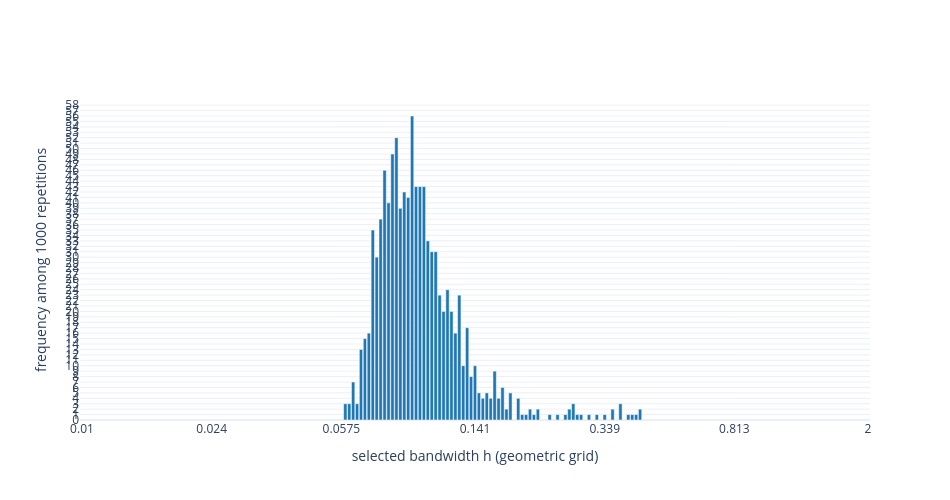

The cell this chart's notebook holds for it:
### Code cell
beta2_mise_bandwidth = gaussian_mise_oracle_bandwidth(beta2_n)
beta2_grid_indices = np.arange(beta2_N, dtype=float)
beta2_mise_grid_position = float(np.interp(
    np.log(beta2_mise_bandwidth),
    np.log(beta2_h_grid),
    beta2_grid_indices,
))

beta2_histogram = plot_bandwidth_distributions(                                                     ### PLOTTING
    h_grid=beta2_h_grid,                                                                            ### PLOTTING
    distributions={                                                                                 ### PLOTTING
        "spectral selections": beta2_selection_counts,                                              ### PLOTTING
        "ISE-optimal grid bandwidths": beta2_ise_selection_counts,                                  ### PLOTTING
        "Q-hat minimizers": beta2_qhat_selection_counts,                                            ### PLOTTING
    },                                                                                              ### PLOTTING
    reference_lines=[(                                                                              ### PLOTTING
        f"Gaussian MISE optimum: h={beta2_mise_bandwidth:.4g}",                                     ### PLOTTING
        beta2_mise_grid_position,                                                                   ### PLOTTING
        "#1f77b4",                                                                                  ### PLOTTING
    )],                                                                                             ### PLOTTING
    colors={                                                                                        ### PLOTTING
        "spectral selections": "#C65D00",                                                           ### PLOTTING
        "ISE-optimal grid bandwidths": "#9467BD",                                                   ### PLOTTING
        "Q-hat minimizers": "#66C2A5",                                                              ### PLOTTING
    },                                                                                              ### PLOTTING
    opacity=0.70,                                                                                   ### PLOTTING
    width=950,                                                                                      ### PLOTTING
    height=500,                                                                                     ### PLOTTING
)                                                                                                   ### PLOTTING
beta2_histogram.update_yaxes(                                                                       ### PLOTTING
    dtick=0.01,                                                                                     ### PLOTTING
    tickformat=".0%",                                                                               ### PLOTTING
)                                                                                                   ### PLOTTING
for trace in beta2_histogram.data:
    if trace.name == "Q-hat minimizers":
        trace.opacity = 0.55
save_thesis_plotly_figure(                                                                          ### PLOTTING
    beta2_histogram,                                                                                ### PLOTTING
    "distribution_of_chosen_bandwidths.pdf",                                                        ### PLOTTING
)                                                                                                   ### PLOTTING
beta2_histogram.show()                                                                              ### PLOTTING

### Figure 1 — Plotly figure (JSON) as saved in the notebook; plotly's stock layout.template omitted (floating-point values rounded to 4 significant figures)
{"data": [{"customdata": [0.059, 0.06058, 0.06221, 0.06388, 0.06559, 0.06736, 0.06916, 0.07102, 0.07293, 0.07488, 0.07689, 0.07896, 0.08108, 0.08326, 0.08549, 0.08779, 0.09014, 0.09256, 0.09505, 0.0976, 0.1002, 0.1029, 0.1057, 0.1085, 0.1114, 0.1144, 0.1175, 0.1206, 0.1239, 0.1272, 0.1306, 0.1341, 0.1377, 0.1414, 0.1452, 0.1491, 0.1531, 0.1572, 0.1615, 0.1658, 0.1702, 0.1748, 0.1795, 0.1893, 0.1943, 0.1996, 0.2049, 0.2104, 0.2161, 0.2339, 0.2467, 0.2601, 0.2671, 0.2742, 0.2816, 0.2892, 0.3049, 0.3215, 0.339, 0.3574, 0.3769, 0.3974, 0.4081, 0.419, 0.4303], "hovertemplate": "grid index=%{x}<br>bandwidth h=%{customdata:.6g}<br>frequency=%{y}<extra></extra>", "marker": {"color": "#1f77b4", "line": {"color": "white", "width": 0.5}}, "type": "bar", "width": 0.85, "x": [67, 68, 69, 70, 71, 72, 73, 74, 75, 76, 77, 78, 79, 80, 81, 82, 83, 84, 85, 86, 87, 88, 89, 90, 91, 92, 93, 94, 95, 96, 97, 98, 99, 100, 101, 102, 103, 104, 105, 106, 107, 108, 109, 111, 112, 113, 114, 115, 116, 119, 121, 123, 124, 125, 126, 127, 129, 131, 133, 135, 137, 139, 140, 141, 142], "y": [3, 3, 7, 3, 13, 15, 16, 35, 30, 37, 46, 40, 49, 52, 39, 42, 41, 56, 43, 43, 43, 33, 31, 31, 23, 20, 24, 20, 16, 23, 10, 17, 8, 10, 5, 4, 5, 4, 9, 4, 6, 2, 5, 4, 1, 1, 2, 1, 2, 1, 1, 1, 2, 3, 1, 1, 1, 1, 1, 2, 3, 1, 1, 1, 2]}], "layout": {"height": 500, "showlegend": false, "width": 950, "xaxis": {"range": [-0.5, 200.5], "tickmode": "array", "ticktext": ["0.01", "0.024", "0.0575", "0.141", "0.339", "0.813", "2"], "tickvals": [0, 33, 66, 100, 133, 166, 200], "title": {"text": "selected bandwidth h (geometric grid)"}}, "yaxis": {"dtick": 1, "rangemode": "tozero", "title": {"text": "frequency among 1000 repetitions"}}}}
